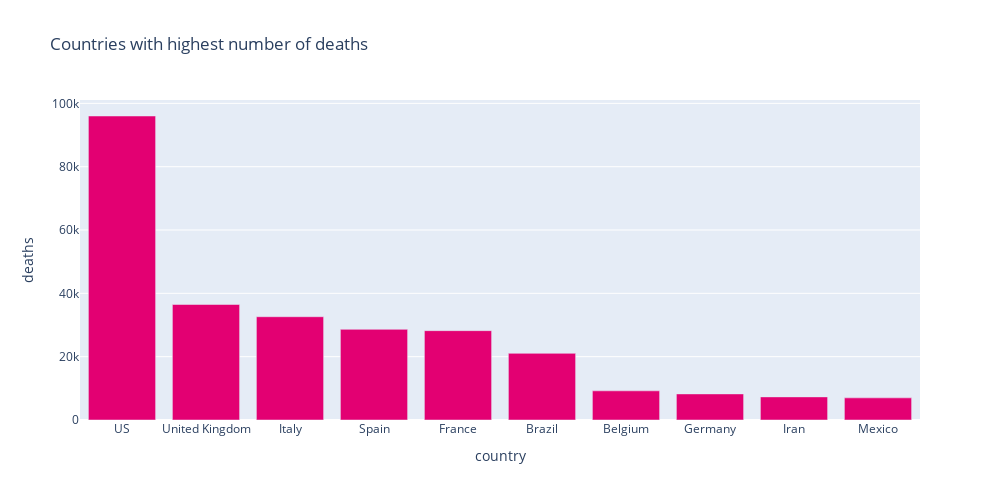

The code cell stored with this chart in its notebook:
### Code cell
px.bar(
    sorted_country_deaths_df.head(10),
    x = "country",
    y = "deaths",
    title= "Countries with highest number of deaths",
    color_discrete_sequence=['#e30072'], 
    height=500,
    width=1000
)

### Figure 1 — Plotly figure (JSON) as saved in the notebook; plotly's stock layout.template omitted (floating-point values rounded to 4 significant figures)
{"data": [{"alignmentgroup": "True", "hovertemplate": "country=%{x}<br>deaths=%{y}<extra></extra>", "legendgroup": "", "marker": {"color": "#e30072"}, "name": "", "offsetgroup": "", "orientation": "v", "showlegend": false, "textposition": "auto", "type": "bar", "x": ["US", "United Kingdom", "Italy", "Spain", "France", "Brazil", "Belgium", "Germany", "Iran", "Mexico"], "xaxis": "x", "y": [96007, 36475, 32616, 28628, 28218, 21048, 9212, 8241, 7300, 6989], "yaxis": "y"}], "layout": {"barmode": "relative", "height": 500, "legend": {"tracegroupgap": 0}, "title": {"text": "Countries with highest number of deaths"}, "width": 1000, "xaxis": {"anchor": "y", "domain": [0, 1], "title": {"text": "country"}}, "yaxis": {"anchor": "x", "domain": [0, 1], "title": {"text": "deaths"}}}}
